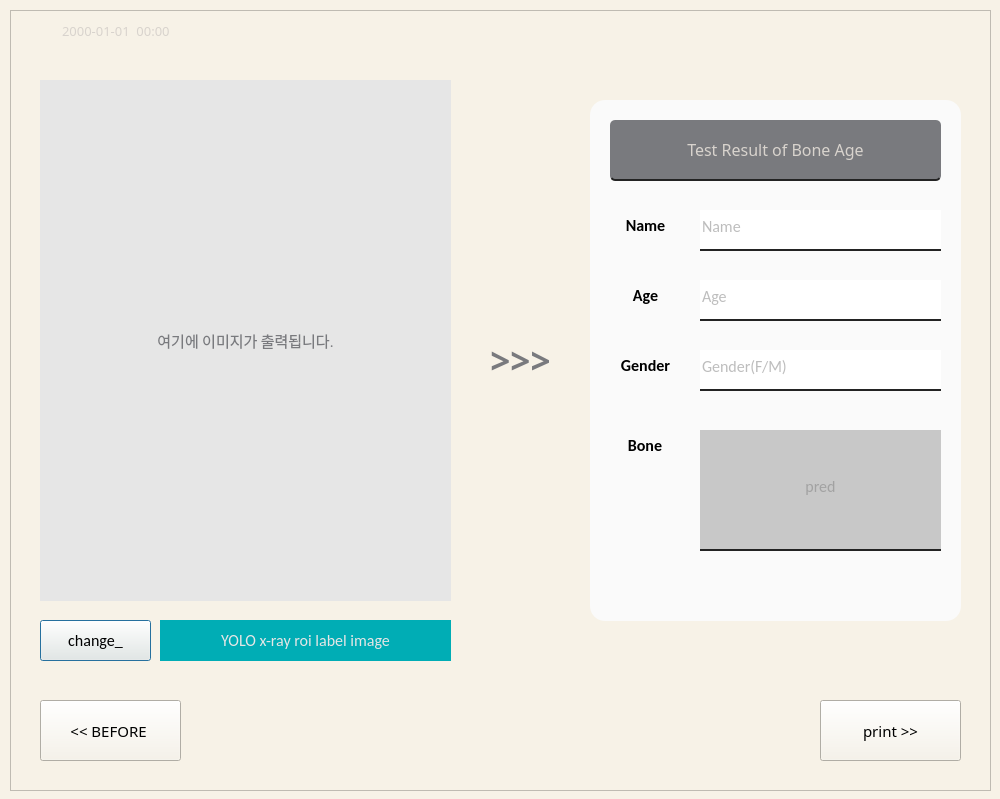
<?xml version="1.0" encoding="UTF-8"?>
<ui version="4.0">
 <class>step3</class>
 <widget class="QDialog" name="step3">
  <property name="geometry">
   <rect>
    <x>0</x>
    <y>0</y>
    <width>1000</width>
    <height>799</height>
   </rect>
  </property>
  <property name="windowTitle">
   <string>Bone Age</string>
  </property>
  <property name="windowIcon">
   <iconset>
    <normaloff>boneage_icon.png</normaloff>boneage_icon.png</iconset>
  </property>
  <property name="styleSheet">
   <string notr="true">background-color:rgb(247, 242, 231);</string>
  </property>
  <widget class="QPushButton" name="label_change_button">
   <property name="geometry">
    <rect>
     <x>40</x>
     <y>620</y>
     <width>111</width>
     <height>41</height>
    </rect>
   </property>
   <property name="font">
    <font>
     <family>Calibri</family>
     <pointsize>12</pointsize>
    </font>
   </property>
   <property name="styleSheet">
    <string notr="true">background-color: rgb(107, 107, 107);
border:none;
border-bottom: 2px solid rgb(35, 35, 35);
color: rgb(214, 214, 214);
border-bottom-right-radius: 8px;
border-bottom-left-radius: 8px;
border-top-right-radius: 8px;
border-top-left-radius: 8px;

QPushButton#pushButton:pressed{
	padding-left:5px;
	padding-top:5px;
	background-color: rgb(194, 194, 194);
}</string>
   </property>
   <property name="text">
    <string>change_</string>
   </property>
  </widget>
  <widget class="QLabel" name="description_label">
   <property name="geometry">
    <rect>
     <x>160</x>
     <y>620</y>
     <width>291</width>
     <height>41</height>
    </rect>
   </property>
   <property name="font">
    <font>
     <family>Calibri</family>
     <pointsize>12</pointsize>
    </font>
   </property>
   <property name="styleSheet">
    <string notr="true">background-color: rgb(0, 173, 181);
border:none;
color: rgb(230, 230, 230);
</string>
   </property>
   <property name="text">
    <string>YOLO x-ray roi label image</string>
   </property>
   <property name="alignment">
    <set>Qt::AlignCenter</set>
   </property>
  </widget>
  <widget class="QGraphicsView" name="result_frame">
   <property name="geometry">
    <rect>
     <x>590</x>
     <y>100</y>
     <width>371</width>
     <height>521</height>
    </rect>
   </property>
   <property name="styleSheet">
    <string notr="true">background-color : rgb(250, 250, 250);

color: rgb(214, 214, 214);
border-bottom-right-radius: 15px;
border-bottom-left-radius: 15px;
border-top-right-radius: 15px;
border-top-left-radius: 15px;
</string>
   </property>
  </widget>
  <widget class="QLabel" name="image2result">
   <property name="geometry">
    <rect>
     <x>460</x>
     <y>330</y>
     <width>121</width>
     <height>61</height>
    </rect>
   </property>
   <property name="font">
    <font>
     <family>Arial Black</family>
     <pointsize>26</pointsize>
     <weight>75</weight>
     <bold>true</bold>
    </font>
   </property>
   <property name="styleSheet">
    <string notr="true">background-color: qlineargradient(spread:pad, x1:0, y1:0, x2:0, y2:0, stop:0 rgba(0, 0, 0, 0), stop:1 rgba(255, 255, 255, 0));
color: rgb(121, 122, 126);
</string>
   </property>
   <property name="text">
    <string>&gt;&gt;&gt;</string>
   </property>
   <property name="alignment">
    <set>Qt::AlignCenter</set>
   </property>
  </widget>
  <widget class="QLabel" name="TRoBA">
   <property name="geometry">
    <rect>
     <x>610</x>
     <y>120</y>
     <width>331</width>
     <height>61</height>
    </rect>
   </property>
   <property name="font">
    <font>
     <family>한컴 말랑말랑 Regular</family>
     <pointsize>12</pointsize>
    </font>
   </property>
   <property name="styleSheet">
    <string notr="true">background-color: rgb(121, 122, 126);
border:none;
border-bottom: 2px solid rgb(35, 35, 35);
color: rgb(216, 211, 205);

border-bottom-right-radius: 5px;
border-bottom-left-radius: 5px;
border-top-right-radius: 5px;
border-top-left-radius: 5px;</string>
   </property>
   <property name="text">
    <string>Test Result of Bone Age</string>
   </property>
   <property name="alignment">
    <set>Qt::AlignCenter</set>
   </property>
  </widget>
  <widget class="QLineEdit" name="input_name2">
   <property name="geometry">
    <rect>
     <x>700</x>
     <y>210</y>
     <width>241</width>
     <height>41</height>
    </rect>
   </property>
   <property name="font">
    <font>
     <family>Calibri</family>
     <pointsize>12</pointsize>
    </font>
   </property>
   <property name="layoutDirection">
    <enum>Qt::LeftToRight</enum>
   </property>
   <property name="autoFillBackground">
    <bool>false</bool>
   </property>
   <property name="styleSheet">
    <string notr="true">background-color: rgb(255, 255, 255);
border:none;
border-bottom: 2px solid rgb(35, 35, 35);
color: rgb(124, 124, 124);
padding-bottom: 7px;</string>
   </property>
   <property name="placeholderText">
    <string>Name</string>
   </property>
  </widget>
  <widget class="QLineEdit" name="input_Height2">
   <property name="geometry">
    <rect>
     <x>700</x>
     <y>280</y>
     <width>241</width>
     <height>41</height>
    </rect>
   </property>
   <property name="font">
    <font>
     <family>Calibri</family>
     <pointsize>12</pointsize>
    </font>
   </property>
   <property name="layoutDirection">
    <enum>Qt::LeftToRight</enum>
   </property>
   <property name="autoFillBackground">
    <bool>false</bool>
   </property>
   <property name="styleSheet">
    <string notr="true">background-color: rgb(255, 255, 255);
border:none;
border-bottom: 2px solid rgb(35, 35, 35);
color: rgb(124, 124, 124);
padding-bottom: 7px;</string>
   </property>
   <property name="placeholderText">
    <string>Age</string>
   </property>
  </widget>
  <widget class="QLineEdit" name="input_gender2">
   <property name="geometry">
    <rect>
     <x>700</x>
     <y>350</y>
     <width>241</width>
     <height>41</height>
    </rect>
   </property>
   <property name="font">
    <font>
     <family>Calibri</family>
     <pointsize>12</pointsize>
    </font>
   </property>
   <property name="layoutDirection">
    <enum>Qt::LeftToRight</enum>
   </property>
   <property name="autoFillBackground">
    <bool>false</bool>
   </property>
   <property name="styleSheet">
    <string notr="true">background-color: rgb(255, 255, 255);
border:none;
border-bottom: 2px solid rgb(35, 35, 35);
color: rgb(124, 124, 124);
padding-bottom: 7px;</string>
   </property>
   <property name="text">
    <string/>
   </property>
   <property name="placeholderText">
    <string>Gender(F/M)</string>
   </property>
  </widget>
  <widget class="QLabel" name="txt_name">
   <property name="geometry">
    <rect>
     <x>600</x>
     <y>200</y>
     <width>91</width>
     <height>51</height>
    </rect>
   </property>
   <property name="font">
    <font>
     <family>Calibri</family>
     <pointsize>12</pointsize>
     <weight>75</weight>
     <bold>true</bold>
    </font>
   </property>
   <property name="layoutDirection">
    <enum>Qt::LeftToRight</enum>
   </property>
   <property name="autoFillBackground">
    <bool>false</bool>
   </property>
   <property name="styleSheet">
    <string notr="true">background-color : rgb(250, 250, 250);</string>
   </property>
   <property name="text">
    <string>Name</string>
   </property>
   <property name="alignment">
    <set>Qt::AlignCenter</set>
   </property>
  </widget>
  <widget class="QLabel" name="txt_age">
   <property name="geometry">
    <rect>
     <x>600</x>
     <y>270</y>
     <width>91</width>
     <height>51</height>
    </rect>
   </property>
   <property name="font">
    <font>
     <family>Calibri</family>
     <pointsize>12</pointsize>
     <weight>75</weight>
     <bold>true</bold>
    </font>
   </property>
   <property name="layoutDirection">
    <enum>Qt::LeftToRight</enum>
   </property>
   <property name="autoFillBackground">
    <bool>false</bool>
   </property>
   <property name="styleSheet">
    <string notr="true">background-color : rgb(250, 250, 250);</string>
   </property>
   <property name="text">
    <string>Age</string>
   </property>
   <property name="alignment">
    <set>Qt::AlignCenter</set>
   </property>
  </widget>
  <widget class="QLabel" name="txt_gender">
   <property name="geometry">
    <rect>
     <x>600</x>
     <y>340</y>
     <width>91</width>
     <height>51</height>
    </rect>
   </property>
   <property name="font">
    <font>
     <family>Calibri</family>
     <pointsize>12</pointsize>
     <weight>75</weight>
     <bold>true</bold>
    </font>
   </property>
   <property name="layoutDirection">
    <enum>Qt::LeftToRight</enum>
   </property>
   <property name="autoFillBackground">
    <bool>false</bool>
   </property>
   <property name="styleSheet">
    <string notr="true">background-color : rgb(250, 250, 250);</string>
   </property>
   <property name="text">
    <string>Gender</string>
   </property>
   <property name="alignment">
    <set>Qt::AlignCenter</set>
   </property>
  </widget>
  <widget class="QFrame" name="frame">
   <property name="geometry">
    <rect>
     <x>10</x>
     <y>10</y>
     <width>981</width>
     <height>781</height>
    </rect>
   </property>
   <property name="styleSheet">
    <string notr="true">background-color: rgb(247, 242, 231);
border-color: rgb(121, 122, 126);</string>
   </property>
   <property name="frameShape">
    <enum>QFrame::StyledPanel</enum>
   </property>
   <property name="frameShadow">
    <enum>QFrame::Sunken</enum>
   </property>
   <property name="lineWidth">
    <number>10</number>
   </property>
   <widget class="QPushButton" name="print_button">
    <property name="geometry">
     <rect>
      <x>810</x>
      <y>690</y>
      <width>141</width>
      <height>61</height>
     </rect>
    </property>
    <property name="font">
     <font>
      <family>한컴 말랑말랑 Regular</family>
      <pointsize>11</pointsize>
      <weight>50</weight>
      <italic>false</italic>
      <bold>false</bold>
     </font>
    </property>
    <property name="styleSheet">
     <string notr="true">background-color: rgb(216, 211, 205);

border:none;
border-bottom: 2px solid rgb(35, 35, 35);
color: rgb(50, 50, 50);
border-bottom-right-radius: 8px;
border-bottom-left-radius: 8px;
border-top-right-radius: 8px;
border-top-left-radius: 8px;

QPushButton#pushButton:pressed{
	padding-left:5px;
	padding-top:5px;
	background-color: rgb(194, 194, 194);
}</string>
    </property>
    <property name="text">
     <string>print &gt;&gt;</string>
    </property>
    <property name="icon">
     <iconset>
      <selectedon>:/newPrefix/dashboard2.ui</selectedon>
     </iconset>
    </property>
    <property name="autoDefault">
     <bool>true</bool>
    </property>
    <property name="default">
     <bool>false</bool>
    </property>
   </widget>
   <widget class="QPushButton" name="before_button">
    <property name="geometry">
     <rect>
      <x>30</x>
      <y>690</y>
      <width>141</width>
      <height>61</height>
     </rect>
    </property>
    <property name="font">
     <font>
      <family>한컴 말랑말랑 Regular</family>
      <pointsize>11</pointsize>
     </font>
    </property>
    <property name="styleSheet">
     <string notr="true">background-color: rgb(216, 211, 205);
border:none;
border-bottom: 2px solid rgb(35, 35, 35);
color: rgb(50, 50, 50);
border-bottom-right-radius: 8px;
border-bottom-left-radius: 8px;
border-top-right-radius: 8px;
border-top-left-radius: 8px;

QPushButton#pushButton:pressed{
	padding-left:5px;
	padding-top:5px;
	background-color: rgb(194, 194, 194);
}</string>
    </property>
    <property name="text">
     <string>&lt;&lt; BEFORE </string>
    </property>
   </widget>
   <widget class="QLabel" name="icon">
    <property name="geometry">
     <rect>
      <x>470</x>
      <y>250</y>
      <width>81</width>
      <height>71</height>
     </rect>
    </property>
    <property name="styleSheet">
     <string notr="true">image: url(./img3.png);</string>
    </property>
    <property name="text">
     <string/>
    </property>
   </widget>
   <widget class="QDateTimeEdit" name="time3">
    <property name="geometry">
     <rect>
      <x>10</x>
      <y>10</y>
      <width>194</width>
      <height>22</height>
     </rect>
    </property>
    <property name="baseSize">
     <size>
      <width>0</width>
      <height>0</height>
     </size>
    </property>
    <property name="font">
     <font>
      <family>한컴 말랑말랑 Regular</family>
      <pointsize>10</pointsize>
      <weight>50</weight>
      <bold>false</bold>
     </font>
    </property>
    <property name="styleSheet">
     <string notr="true">color: rgb(216, 211, 205);</string>
    </property>
    <property name="wrapping">
     <bool>false</bool>
    </property>
    <property name="frame">
     <bool>false</bool>
    </property>
    <property name="alignment">
     <set>Qt::AlignCenter</set>
    </property>
    <property name="readOnly">
     <bool>true</bool>
    </property>
    <property name="buttonSymbols">
     <enum>QAbstractSpinBox::NoButtons</enum>
    </property>
    <property name="minimumDateTime">
     <datetime>
      <hour>0</hour>
      <minute>0</minute>
      <second>0</second>
      <year>1753</year>
      <month>9</month>
      <day>14</day>
     </datetime>
    </property>
    <property name="displayFormat">
     <string>yyyy-MM-dd  hh:mm</string>
    </property>
   </widget>
  </widget>
  <widget class="QLabel" name="input_img">
   <property name="geometry">
    <rect>
     <x>40</x>
     <y>80</y>
     <width>411</width>
     <height>521</height>
    </rect>
   </property>
   <property name="font">
    <font>
     <family>Calibri</family>
     <pointsize>11</pointsize>
     <weight>50</weight>
     <italic>false</italic>
     <bold>false</bold>
    </font>
   </property>
   <property name="styleSheet">
    <string notr="true">background-color: rgb(230, 230, 230);
</string>
   </property>
   <property name="lineWidth">
    <number>-2</number>
   </property>
   <property name="text">
    <string>&lt;html&gt;&lt;head/&gt;&lt;body&gt;&lt;p align=&quot;center&quot;&gt;&lt;span style=&quot; color:#797a7e;&quot;&gt;여기에 이미지가 출력됩니다.&lt;/span&gt;&lt;/p&gt;&lt;/body&gt;&lt;/html&gt;</string>
   </property>
   <property name="textFormat">
    <enum>Qt::AutoText</enum>
   </property>
   <property name="scaledContents">
    <bool>true</bool>
   </property>
   <property name="alignment">
    <set>Qt::AlignCenter</set>
   </property>
   <property name="indent">
    <number>2</number>
   </property>
   <property name="openExternalLinks">
    <bool>true</bool>
   </property>
   <property name="textInteractionFlags">
    <set>Qt::NoTextInteraction</set>
   </property>
  </widget>
  <widget class="QLabel" name="img_icon">
   <property name="geometry">
    <rect>
     <x>170</x>
     <y>230</y>
     <width>140</width>
     <height>91</height>
    </rect>
   </property>
   <property name="styleSheet">
    <string notr="true">image: url(./img5.png);
background-color: qlineargradient(spread:pad, x1:0, y1:0, x2:0, y2:0, stop:0 rgba(0, 0, 0, 0), stop:1 rgba(255, 255, 255, 0));</string>
   </property>
   <property name="text">
    <string/>
   </property>
  </widget>
  <widget class="QLineEdit" name="pred">
   <property name="geometry">
    <rect>
     <x>700</x>
     <y>430</y>
     <width>241</width>
     <height>121</height>
    </rect>
   </property>
   <property name="font">
    <font>
     <family>Calibri</family>
     <pointsize>12</pointsize>
    </font>
   </property>
   <property name="layoutDirection">
    <enum>Qt::LeftToRight</enum>
   </property>
   <property name="autoFillBackground">
    <bool>false</bool>
   </property>
   <property name="styleSheet">
    <string notr="true">background-color: rgb(200, 200, 200);
border:none;
border-bottom: 2px solid rgb(35, 35, 35);
color: rgb(124, 124, 124);
padding-bottom: 7px;</string>
   </property>
   <property name="alignment">
    <set>Qt::AlignCenter</set>
   </property>
   <property name="placeholderText">
    <string>pred</string>
   </property>
  </widget>
  <widget class="QLabel" name="txt_gender_2">
   <property name="geometry">
    <rect>
     <x>600</x>
     <y>420</y>
     <width>90</width>
     <height>51</height>
    </rect>
   </property>
   <property name="font">
    <font>
     <family>Calibri</family>
     <pointsize>12</pointsize>
     <weight>75</weight>
     <bold>true</bold>
    </font>
   </property>
   <property name="layoutDirection">
    <enum>Qt::LeftToRight</enum>
   </property>
   <property name="autoFillBackground">
    <bool>false</bool>
   </property>
   <property name="styleSheet">
    <string notr="true">background-color : rgb(250, 250, 250);</string>
   </property>
   <property name="text">
    <string>Bone</string>
   </property>
   <property name="alignment">
    <set>Qt::AlignCenter</set>
   </property>
  </widget>
  <zorder>frame</zorder>
  <zorder>label_change_button</zorder>
  <zorder>description_label</zorder>
  <zorder>result_frame</zorder>
  <zorder>image2result</zorder>
  <zorder>TRoBA</zorder>
  <zorder>input_name2</zorder>
  <zorder>input_Height2</zorder>
  <zorder>input_gender2</zorder>
  <zorder>txt_name</zorder>
  <zorder>txt_age</zorder>
  <zorder>txt_gender</zorder>
  <zorder>input_img</zorder>
  <zorder>img_icon</zorder>
  <zorder>pred</zorder>
  <zorder>txt_gender_2</zorder>
 </widget>
 <resources/>
 <connections/>
</ui>
